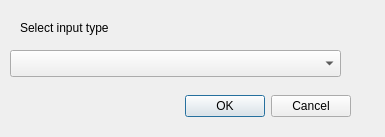
<?xml version="1.0" encoding="UTF-8"?>
<ui version="4.0">
 <class>InputAddingDialog</class>
 <widget class="QDialog" name="InputAddingDialog">
  <property name="geometry">
   <rect>
    <x>0</x>
    <y>0</y>
    <width>385</width>
    <height>137</height>
   </rect>
  </property>
  <property name="windowTitle">
   <string>Add input</string>
  </property>
  <widget class="QDialogButtonBox" name="buttonBox">
   <property name="geometry">
    <rect>
     <x>10</x>
     <y>90</y>
     <width>341</width>
     <height>32</height>
    </rect>
   </property>
   <property name="orientation">
    <enum>Qt::Horizontal</enum>
   </property>
   <property name="standardButtons">
    <set>QDialogButtonBox::Cancel|QDialogButtonBox::Ok</set>
   </property>
  </widget>
  <widget class="QLabel" name="label">
   <property name="geometry">
    <rect>
     <x>20</x>
     <y>20</y>
     <width>151</width>
     <height>16</height>
    </rect>
   </property>
   <property name="text">
    <string>Select input type</string>
   </property>
  </widget>
  <widget class="QComboBox" name="intemSelectionBox">
   <property name="geometry">
    <rect>
     <x>10</x>
     <y>50</y>
     <width>331</width>
     <height>27</height>
    </rect>
   </property>
  </widget>
 </widget>
 <resources/>
 <connections>
  <connection>
   <sender>buttonBox</sender>
   <signal>rejected()</signal>
   <receiver>InputAddingDialog</receiver>
   <slot>reject()</slot>
   <hints>
    <hint type="sourcelabel">
     <x>296</x>
     <y>110</y>
    </hint>
    <hint type="destinationlabel">
     <x>286</x>
     <y>136</y>
    </hint>
   </hints>
  </connection>
 </connections>
</ui>
